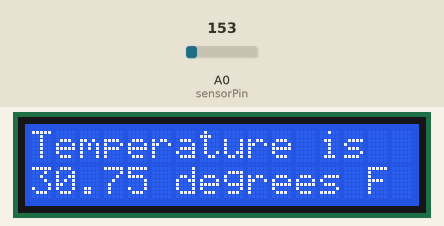
A sketch run on a simulated Arduino Uno, built with avr-gcc and run on an emulated ATmega328P. On the bench: 16×2 character LCD. Inputs (shaded band) come from the test bench; at power-on: A0 (sensorPin) = 153.

Above: at 1.2 s.
1.3 s: A0 (sensorPin) set to 127
At 3.1 s:
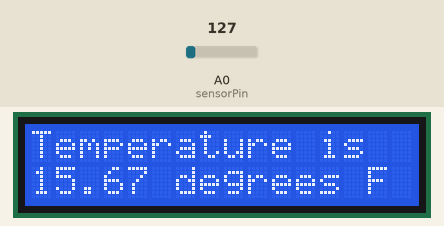
3.5 s: A0 (sensorPin) set to 106
At 4.8 s:
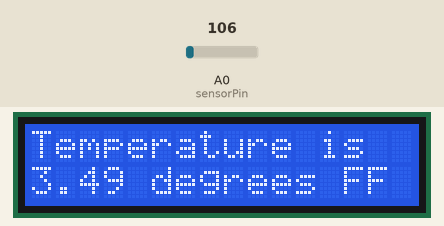
5.5 s: A0 (sensorPin) set to 114
At 6.5 s:
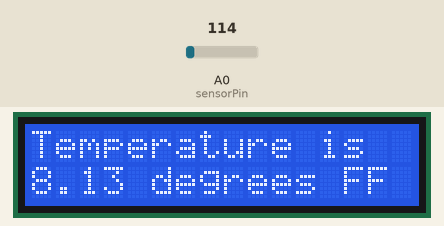
Timing chart, 0 to 8.5 s (numbered marks = the images above; inputs shaded):
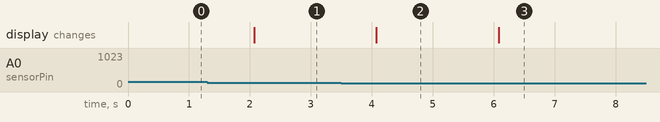

Measured:
- the behaviour switches between 118 and 117 on A0 (sensorPin) (found by bisection; images 1 and 2)
- after the input at 1.3 s, the display: changes after 0.77 s (image 1)
- after the input at 3.5 s, the display: changes after 0.58 s (image 2)
- after the input at 5.5 s, the display: changes after 0.58 s (image 3)

The sketch:

tempLCD.ino
```cpp
/*
 This project uses code examples learned from Adafruit Tutorials
 https://learn.adafruit.com/tmp36-temperature-sensor
 https://learn.adafruit.com/character-lcds

Feather:

 * USB pin to +V rail
 * GND pin to GND rail

LCD Wiring:

 * LCD GND (Pin 1) to GND rail
 * LCD VCC (Pin 2) to +V rail
 * LCD VO (Pin 3) to middle Potentiometer pin
 * LCD RS (Pin 4) to digital pin 6
 * LCD R/W (Pin 5) to GND rail
 * LCD Enable (Pin 6) to digital pin 5
 * LCD D4 (Pin 11) to digital pin 9
 * LCD D5 (Pin 12) to digital pin 10
 * LCD D6 (Pin 13) to digital pin 11
 * LCD D7 (Pin 14) to digital pin 12
 * LCD BL1 (Pin 15) to +V rail
 * LCD BL2 (Pin 16) to GND rail

Temperature Sensor (TMP36):

 * Left pin to 3.3V on Feather
 * Middle pin to Analog 0
 * Right pin to GND rail

10k Potentiometer:

 * Left pin to +V rail
 * Middle pin to LCD VO pin (pin 3)
 * Right pin to GND rail
*/

// include the library code:
#include <LiquidCrystal.h>

// initialize the library with the numbers of the interface pins
LiquidCrystal lcd(6, 5, 9, 10, 11, 12);

//TMP36 Pin Variables
int sensorPin = 0; //the analog pin the TMP36's Vout (sense) pin is connected to
                        //the resolution is 10 mV / degree centigrade with a
                        //500 mV offset to allow for negative temperatures

void setup() {
  // set up the LCD's number of columns and rows:
  lcd.begin(16, 2);

  // Display Temperature is
   lcd.print("Temperature is") ;
}

void loop() {
  // set the cursor to column 0, line 1
  // (note: line 1 is the second row, since counting begins with 0):
  lcd.setCursor(0, 1);

  //getting the voltage reading from the temperature sensor
 int reading = analogRead(sensorPin);

  // converting that reading to voltage, for 3.3v arduino use 3.3
 float voltage = reading * 3.3;
 voltage /= 1024.0;

 float temperatureC = (voltage - 0.5) * 100 ;  //converting from 10 mv per degree wit 500 mV offset
                                               //to degrees ((voltage - 500mV) times 100)
 // now convert to Fahrenheit
 float temperatureF = (temperatureC * 9.0 / 5.0) + 32.0;

 // Display temperature in F
 lcd.print(temperatureF); lcd.print(" degrees F");

 delay(1000);
}
```
